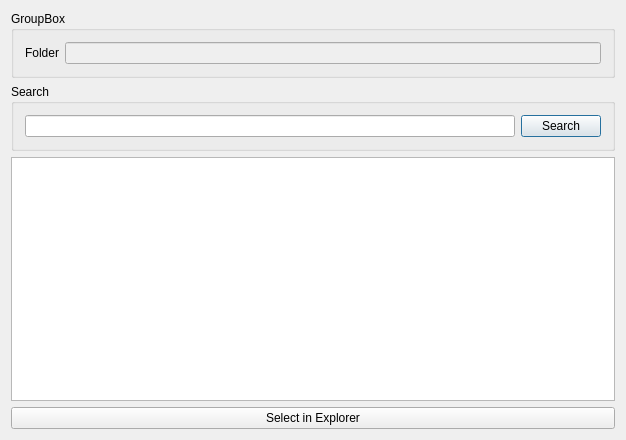
<?xml version="1.0" encoding="UTF-8"?>
<ui version="4.0">
 <class>QExplorerFinderClass</class>
 <widget class="QWidget" name="QExplorerFinderClass">
  <property name="geometry">
   <rect>
    <x>0</x>
    <y>0</y>
    <width>626</width>
    <height>440</height>
   </rect>
  </property>
  <property name="windowTitle">
   <string>Explorer Finder</string>
  </property>
  <layout class="QVBoxLayout" name="verticalLayout">
   <item>
    <widget class="QGroupBox" name="groupBox_2">
     <property name="title">
      <string>GroupBox</string>
     </property>
     <layout class="QHBoxLayout" name="horizontalLayout_4">
      <item>
       <widget class="QLabel" name="label">
        <property name="text">
         <string>Folder</string>
        </property>
       </widget>
      </item>
      <item>
       <widget class="QLineEdit" name="editFolder">
        <property name="enabled">
         <bool>false</bool>
        </property>
       </widget>
      </item>
     </layout>
    </widget>
   </item>
   <item>
    <layout class="QHBoxLayout" name="horizontalLayout">
     <item>
      <widget class="QGroupBox" name="groupBox">
       <property name="title">
        <string>Search</string>
       </property>
       <layout class="QHBoxLayout" name="horizontalLayout_3">
        <item>
         <widget class="QLineEdit" name="lineEdit"/>
        </item>
        <item>
         <widget class="QPushButton" name="pushButton">
          <property name="text">
           <string>Search</string>
          </property>
          <property name="default">
           <bool>true</bool>
          </property>
         </widget>
        </item>
       </layout>
      </widget>
     </item>
    </layout>
   </item>
   <item>
    <layout class="QHBoxLayout" name="horizontalLayout_2">
     <item>
      <widget class="QListWidget" name="listWidget"/>
     </item>
    </layout>
   </item>
   <item>
    <widget class="QPushButton" name="buttonSelected">
     <property name="text">
      <string>Select in Explorer</string>
     </property>
    </widget>
   </item>
  </layout>
 </widget>
 <layoutdefault spacing="6" margin="11"/>
 <resources>
  <include location="QExplorerFinder.qrc"/>
 </resources>
 <connections/>
</ui>
